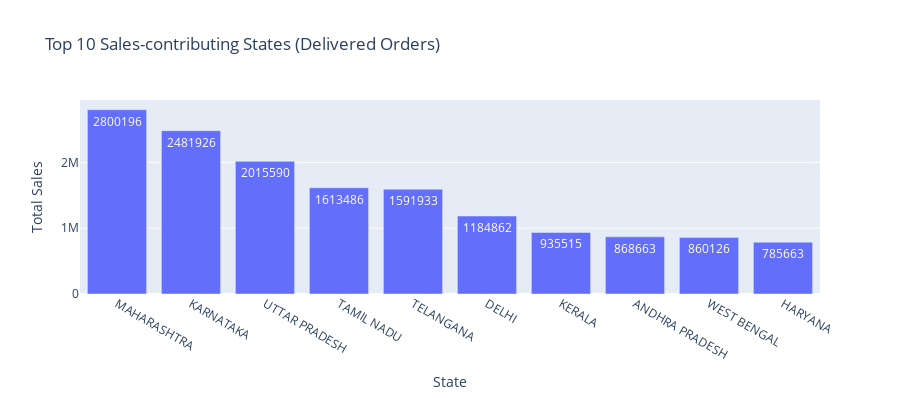

The code cell stored with this chart in its notebook:
### Code cell
# Create a bar plot
fig = px.bar(top_10_states, x='ship-state', y='Sales', text='Sales',
             title='Top 10 Sales-contributing States (Delivered Orders)',
             labels={'Sales': 'Total Sales', 'ship-state': 'State'},
             height=400)

# Show the plot
fig.show()

### Figure 1 — Plotly figure (JSON) as saved in the notebook; plotly's stock layout.template omitted (floating-point values rounded to 4 significant figures)
{"data": [{"alignmentgroup": "True", "hovertemplate": "State=%{x}<br>Total Sales=%{text}<extra></extra>", "legendgroup": "", "marker": {"color": "#636efa", "pattern": {"shape": ""}}, "name": "", "offsetgroup": "", "orientation": "v", "showlegend": false, "text": [2800196, 2481926, 2015590, 1613486, 1591933, 1184862, 935515, 868663, 860126, 785663], "textposition": "auto", "type": "bar", "x": ["MAHARASHTRA", "KARNATAKA", "UTTAR PRADESH", "TAMIL NADU", "TELANGANA", "DELHI", "KERALA", "ANDHRA PRADESH", "WEST BENGAL", "HARYANA"], "xaxis": "x", "y": [2800196, 2481926, 2015590, 1613486, 1591933, 1184862, 935515, 868663, 860126, 785663], "yaxis": "y"}], "layout": {"barmode": "relative", "height": 400, "legend": {"tracegroupgap": 0}, "title": {"text": "Top 10 Sales-contributing States (Delivered Orders)"}, "xaxis": {"anchor": "y", "domain": [0, 1], "title": {"text": "State"}}, "yaxis": {"anchor": "x", "domain": [0, 1], "title": {"text": "Total Sales"}}}}
